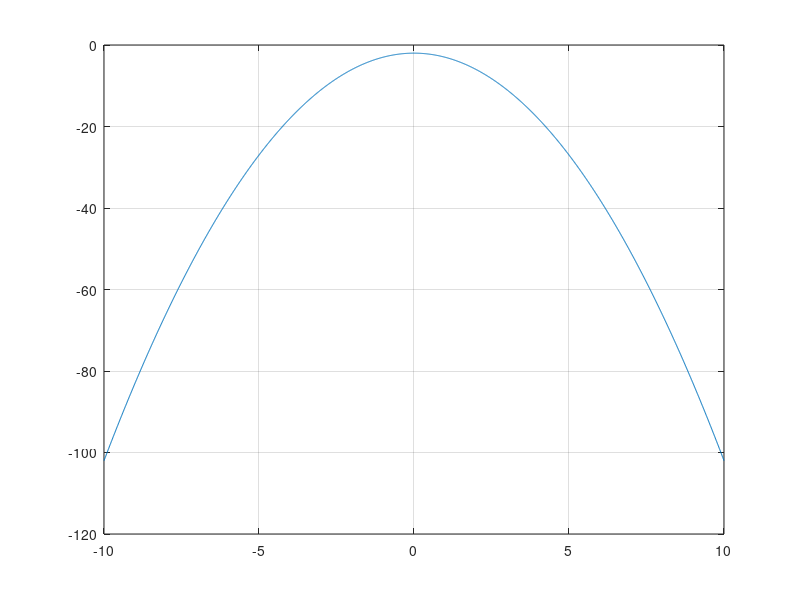

The MATLAB script that drew this image: (Note: this script raises an error after producing the figure.)
x=-10:0.01:10;
k=-1;
y=k*x.^2-2;
h=plot(x,y);
grid on
set(h,'EraseMode','xor')
axis([-10,10,-100,100]);
while k<1
    k=k+0.01;
    y=k*x.^2-2;
    set(h,'XData',x,'YData',y)
    drawnow
end


